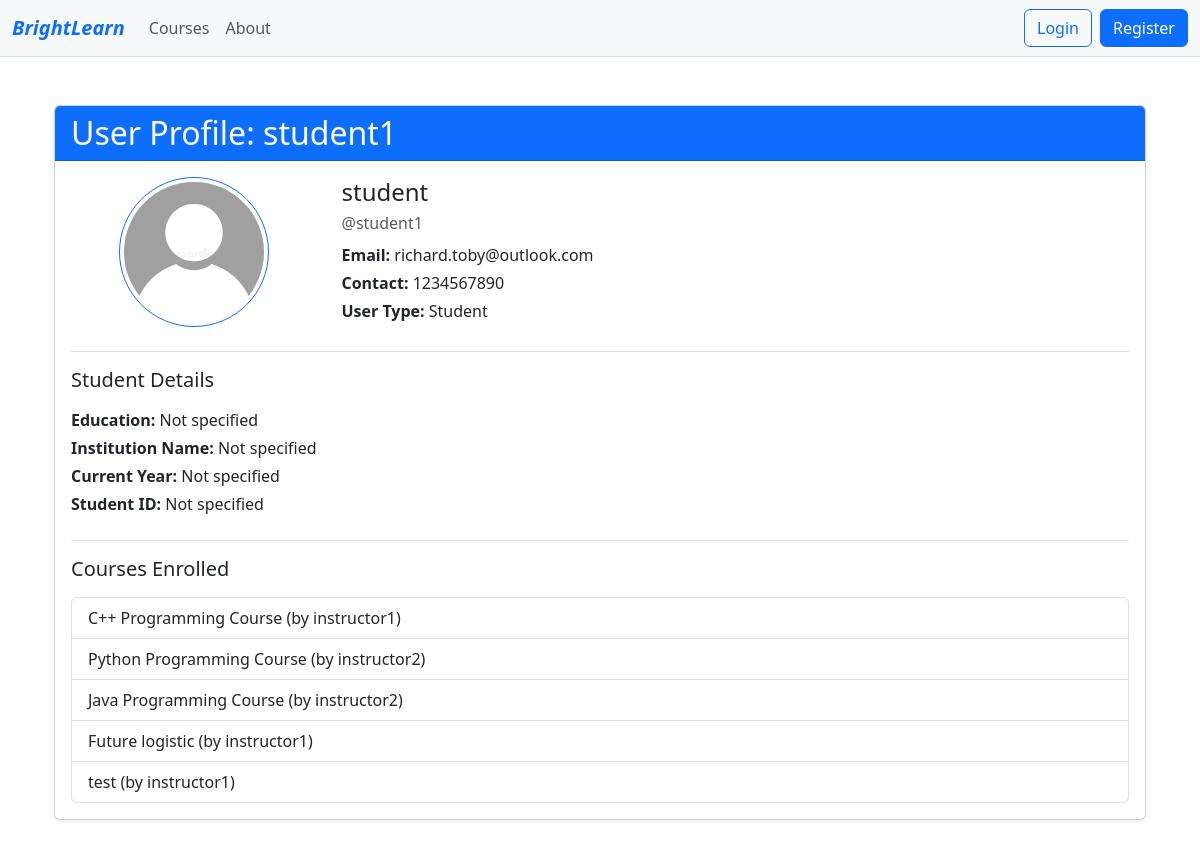
The page /accounts/user/1/ on the database its author committed.
### accounts/models.py (models this page shows)
class User(AbstractUser):
    name = models.CharField(max_length=70, default='name')
    contact = models.CharField(max_length=13)
    user_type = models.CharField(
        max_length=1,
        choices=(
            ('I', "Instructor"),
            ('S', "Student"),
        ),
    )
    def get_profile_photo_url(self):
        if (
            self.user_type == 'S'
            and hasattr(self, 'studentprofile')
            and self.studentprofile.profile_photo
        ):
            return self.studentprofile.profile_photo.url
        elif (
            self.user_type == 'I'
            and hasattr(self, 'instructorprofile')
            and self.instructorprofile.profile_photo
        ):
            return self.instructorprofile.profile_photo.url
        return '/static/images/default_pfp.png'

class StudentProfile(models.Model):
    user = models.OneToOneField(User, on_delete=models.CASCADE)
    educations = models.CharField(max_length=200, blank=True)
    institution_name = models.CharField(max_length=200, blank=True)
    current_year = models.CharField(max_length=200, blank=True)
    student_id = models.CharField(max_length=50, blank=True, null=True)
    profile_photo = models.ImageField(
        upload_to=get_profile_photo_path,
        blank=True,
        null=True,
    )

### courses/models.py (models this page shows, shortened)
class Enrollment(models.Model):
    STATUS_CHOICES = (
        ('pending', 'Pending'),
        ('enrolled', 'Enrolled'),
    )
    course = models.ForeignKey(Course, on_delete=models.CASCADE, related_name='enrollments')
    student = models.ForeignKey(User, on_delete=models.CASCADE)
    enrollment_date = models.DateTimeField(auto_now_add=True)
    status = models.CharField(max_length=20, choices=STATUS_CHOICES, default='enrolled')
    notes = models.TextField(blank=True,null=True)
    class Meta:
        unique_together = ('course', 'student')

class Course(models.Model):
    instructor = models.ForeignKey(User, on_delete=models.CASCADE)
    title = models.CharField(max_length=200)
    description = models.TextField()
    category = models.CharField(max_length=100)
    price = models.DecimalField(max_digits=10, decimal_places=2)
    start_date = models.DateField()
    end_date = models.DateField()
    created_at = models.DateTimeField(auto_now_add=True)
    image = models.ImageField(upload_to='course_images/', blank=True, null=True)

### accounts/views.py (the view)
# urls.py: path('user/<int:user_id>/', views.user_profile_view, name='user_profile'),
def user_profile_view(request, user_id):
    user_obj = get_object_or_404(User, id=user_id)
    profile = None
    if user_obj.user_type == 'S':
        profile = StudentProfile.objects.filter(user=user_obj).first()
    elif user_obj.user_type == 'I':
        profile = InstructorProfile.objects.filter(user=user_obj).first()
    user_courses = None
    if user_obj.user_type == 'I':
        user_courses = Course.objects.filter(instructor=user_obj)
    elif user_obj.user_type == 'S':
        user_courses = Enrollment.objects.filter(student=user_obj)
    context = {
        'user_obj': user_obj,
        'profile': profile,
        'user_courses': user_courses,
    }
    return render(request, 'accounts/user_profile.html', context)

### accounts/templates/accounts/user_profile.html
{% extends 'base.html' %}
{% block main %}
<div class="container mt-5">
    <div class="card shadow-sm">
        <div class="card-header bg-primary text-white">
            <h2 class="mb-0">User Profile: {{ user_obj.username }}</h2>
        </div>
        <div class="card-body">
            <div class="row mb-4 align-items-center">
                <div class="col-md-3 text-center">
                    <img src="{{ user_obj.get_profile_photo_url }}" class="rounded-circle border border-primary p-1" width="150" height="150" alt="Profile Photo" style="object-fit: cover;">
                </div>
                <div class="col-md-9">
                    <h4 class="mb-1">{{ user_obj.name }}</h4>
                    <p class="text-muted mb-2">@{{ user_obj.username }}</p>
                    <p class="mb-1"><strong>Email:</strong> {{ user_obj.email }}</p>
                    <p class="mb-1"><strong>Contact:</strong> {{ user_obj.contact }}</p>
                    <p class="mb-1"><strong>User Type:</strong>
                        {% if user_obj.user_type == 'S' %}Student
                        {% elif user_obj.user_type == 'I' %}Instructor
                        {% endif %}
                    </p>
                </div>
            </div>
            {% if user_obj.user_type == 'S' and profile %}
            <div class="border-top pt-3 mt-4">
                <h5 class="mb-3">Student Details</h5>
                <p class="mb-1"><strong>Education:</strong> {{ profile.educations|default:"Not specified" }}</p>
                <p class="mb-1"><strong>Institution Name:</strong> {{ profile.institution_name|default:"Not specified" }}</p>
                <p class="mb-1"><strong>Current Year:</strong> {{ profile.current_year|default:"Not specified" }}</p>
                <p class="mb-1"><strong>Student ID:</strong> {{ profile.student_id|default:"Not specified" }}</p>
            </div>
            {% elif user_obj.user_type == 'I' and profile %}
            <div class="border-top pt-3 mt-4">
                <h5 class="mb-3">Instructor Details</h5>
                <p class="mb-1"><strong>Organization:</strong> {{ profile.organization_name|default:"Not specified" }}</p>
                <p class="mb-1"><strong>Contact:</strong> {{ profile.contact|default:"Not specified" }}</p>
            </div>
            {% endif %}
            <div class="border-top pt-3 mt-4">
                <h5 class="mb-3">
                    {% if user_obj.user_type == 'I' %}Courses Taught
                    {% elif user_obj.user_type == 'S' %}Courses Enrolled
                    {% endif %}
                </h5>
                {% if user_courses %}
                    <div class="list-group">
                    {% for item in user_courses %}
                        {% if user_obj.user_type == 'I' %}
                        <a href="{% url 'course_detail' item.id %}" class="list-group-item list-group-item-action">
                            {{ item.title }}
                        </a>
                        {% elif user_obj.user_type == 'S' %}
                        <a href="{% url 'course_detail' item.course.id %}" class="list-group-item list-group-item-action">
                            {{ item.course.title }} (by {{ item.course.instructor.username }})
                        </a>
                        {% endif %}
                    {% endfor %}
                    </div>
                {% else %}
                    <p class="text-muted">No courses found.</p>
                {% endif %}
            </div>
        </div>
    </div>
</div>
{% endblock %}

### rows shown on the page
User: username "student1", name "student", email "richard.toby@outlook.com", contact "1234567890"
StudentProfile: educations "Not specified", institution_name "Not specified", current_year "Not specified", student_id "Not specified"
Enrollment: course "C++ Programming Course", course.instructor.username "instructor1"
Enrollment: course "Python Programming Course", course.instructor.username "instructor2"
Enrollment: course "Java Programming Course", course.instructor.username "instructor2"
Enrollment: course "Future logistic", course.instructor.username "instructor1"
Enrollment: course "test", course.instructor.username "instructor1"
